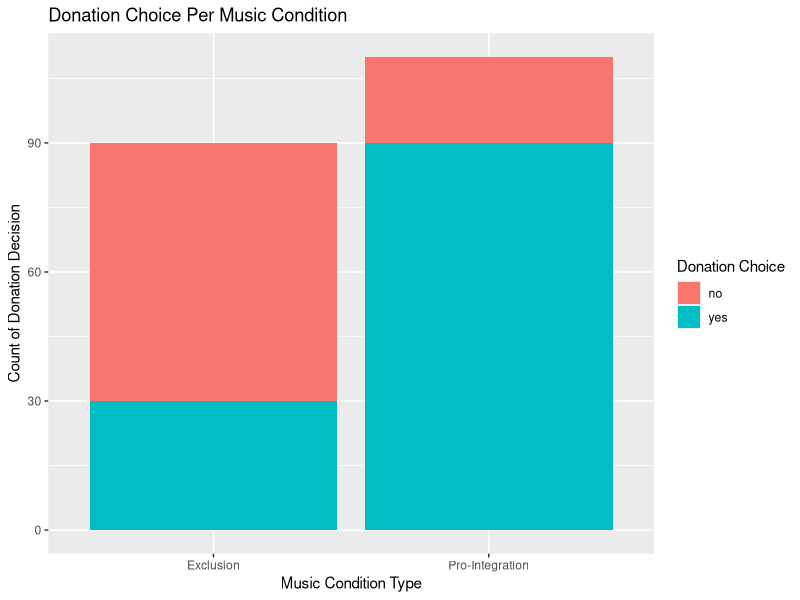

The R source for this figure:
## ---- chunk 1
library(tidyverse)
## ---- chunk 2

df <- data.frame(condition = factor(c("Exclusion", "Exclusion", "Pro-Integration","Pro-Integration")), donationchoice = factor(c("yes", "no")), count = c(30, 60, 90, 20))

df
## ---- chunk 3
df %>% ggplot(aes(x = condition, y = count, fill = donationchoice)) + geom_col() + labs(title = "Donation Choice Per Music Condition", x = "Music Condition Type", y = "Count of Donation Decision", fill = "Donation Choice")
